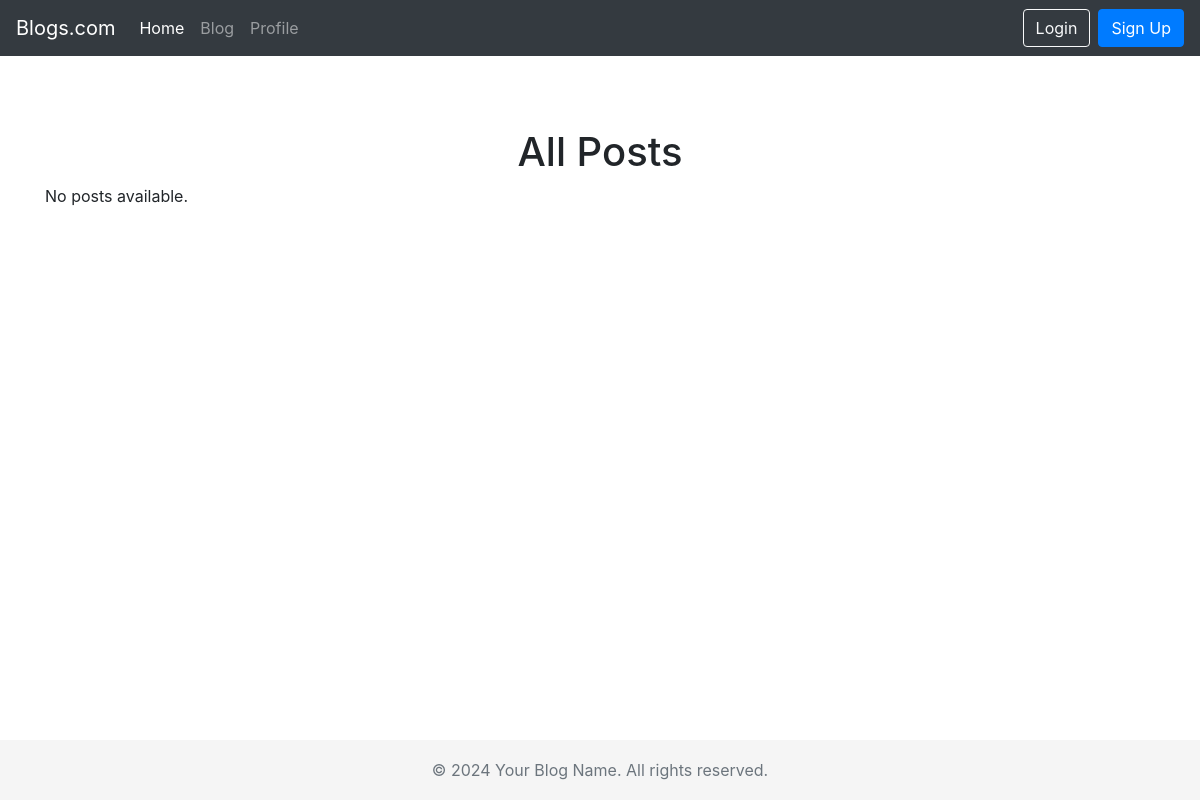
Page /post/ (signed in) on the earlier database version.
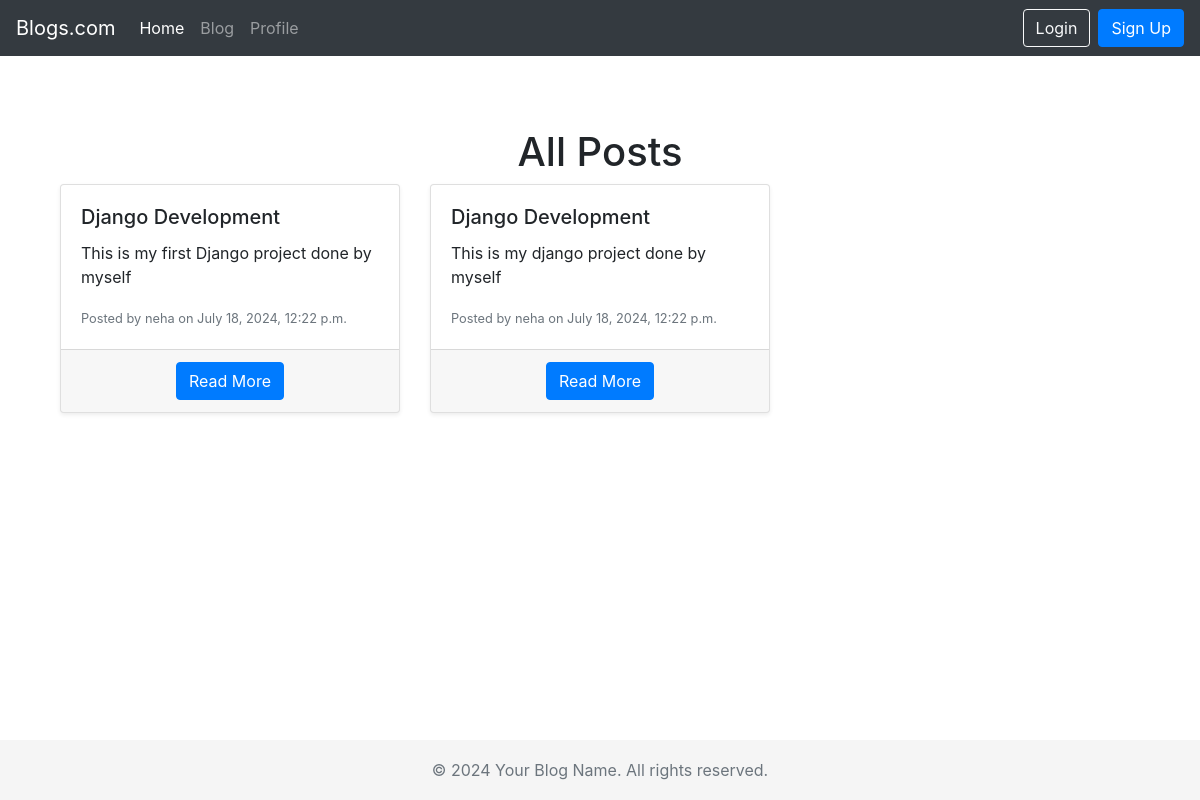
Same page on the later database version.
### blog/models.py (models this page shows)
class post(models.Model):
    title = models.CharField(max_length=200)
    content = models.TextField()
    created_at = models.DateTimeField()
    author = models.ForeignKey(User,on_delete=models.CASCADE)

### blog/views.py (the view)
# urls.py: path('post/',show_post,name='post')
@login_required
def show_post(request):
    posts = post.objects.all()
    context = {
        'posts': posts
    }
    return render(request, 'posts.html', context)

### blog/Templates/posts.html (shortened to what this page needs)
{% extends 'base.html' %}
{% block content %}
<div class="container mt-5">
    <h1 class="text-center">All Posts</h1>
    <div class="row">
        {% for post in posts %}
        <div class="col-md-4 mb-3">
            <div class="card h-100 shadow-sm">
                <div class="card-body">
                    <h5 class="card-title">{{ post.title }}</h5>
                    <p class="card-text">{{ post.content|truncatewords:20 }}</p>
                    <p class="card-text"><small class="text-muted">Posted by {{ post.author.username }} on {{ post.created_at }}</small></p>
                </div>
                <div class="card-footer text-center">
                    <a href="#" class="btn btn-primary">Read More</a>
                </div>
            </div>
        </div>
        {% empty %}
        <p class="text-center">No posts available.</p>
        {% endfor %}
    </div>
</div>
{% endblock %}

### blog/Templates/base.html (shortened to what this page needs)
<!DOCTYPE html>
<html lang="en">
<head>
    <link rel="stylesheet" href="https://stackpath.bootstrapcdn.com/bootstrap/4.5.2/css/bootstrap.min.css">
</head>
<body>
    <nav class="navbar navbar-expand-md navbar-dark bg-dark fixed-top">
        <a class="navbar-brand" href="{% url 'home'%}">Blogs.com</a>
        <div class="collapse navbar-collapse" id="navbarCollapse">
            <ul class="navbar-nav mr-auto">
                <li class="nav-item active">
                    <a class="nav-link" href="{% url 'home'%}">Home <span class="sr-only">(current)</span></a>
                </li>
                <li class="nav-item">
                    <a class="nav-link" href="{% url 'post' %}">Blog</a>
                </li>
                <li class="nav-item">
                    <a class="nav-link" href="{% url 'profile'%}">Profile</a>
                </li>
            </ul>
            <form class="form-inline my-2 my-lg-0">
                <a class="btn btn-outline-light my-2 my-sm-0 mr-2" href="{% url 'login' %}">Login</a>
                <a class="btn btn-primary my-2 my-sm-0" href="{% url 'register' %}">Sign Up</a>
            </form>
        </div>
    </nav>
    <main role="main" class="container">
        {% block content %}{% endblock %}
    </main>
    <footer class="footer">
        <div class="container">
            <span class="text-muted">© 2024 Your Blog Name. All rights reserved.</span>
        </div>
    </footer>
</body>
</html>

### blog/Templates/base.html (style rules this page uses)
body { padding-top: 5rem; }
.footer { position: fixed; bottom: 0; width: 100%; height: 60px; line-height: 60px; background-color: #f5f5f5; text-align: center; }

Differences in the rows shown:
added post: title "Django Development", content "This is my first Django project done by myself", author.username "neha", created_at "July 18, 2024, 12:22 p.m."
added post: title "Django Development", content "This is my django project done by myself", author.username "neha", created_at "July 18, 2024, 12:22 p.m."
Other differences:
text no longer shown: "No posts available."
